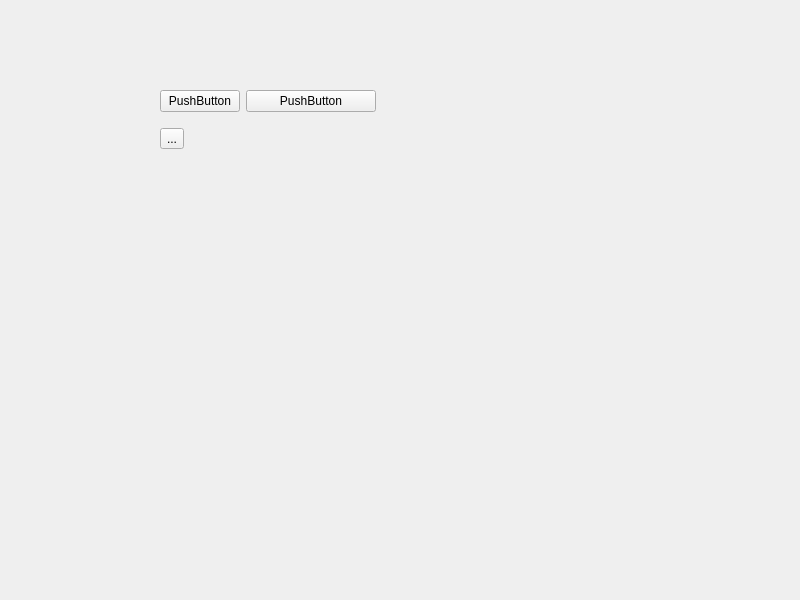
<?xml version="1.0" encoding="UTF-8"?>
<ui version="4.0">
 <class>Widget</class>
 <widget class="QWidget" name="Widget">
  <property name="geometry">
   <rect>
    <x>0</x>
    <y>0</y>
    <width>800</width>
    <height>600</height>
   </rect>
  </property>
  <property name="windowTitle">
   <string>Widget</string>
  </property>
  <widget class="QWidget" name="gridLayoutWidget">
   <property name="geometry">
    <rect>
     <x>160</x>
     <y>80</y>
     <width>216</width>
     <height>80</height>
    </rect>
   </property>
   <layout class="QGridLayout" name="gridLayout">
    <item row="0" column="0">
     <widget class="QPushButton" name="pushButton">
      <property name="text">
       <string>PushButton</string>
      </property>
     </widget>
    </item>
    <item row="1" column="0">
     <widget class="QToolButton" name="toolButton">
      <property name="text">
       <string>...</string>
      </property>
     </widget>
    </item>
    <item row="0" column="1">
     <widget class="QPushButton" name="pushButton_2">
      <property name="text">
       <string>PushButton</string>
      </property>
     </widget>
    </item>
   </layout>
  </widget>
 </widget>
 <resources/>
 <connections/>
</ui>
